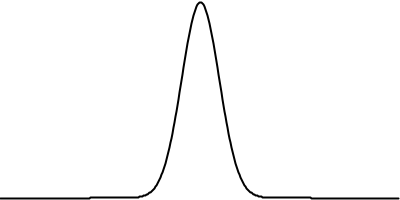
Frame 1 (no input)
Frame 60 (the mouse pressed at the canvas centre just before this capture): identical to frame 1, image omitted
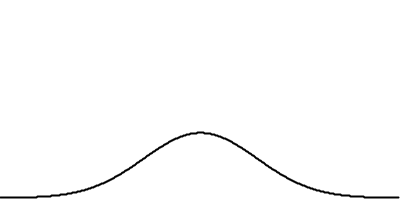
Frame 120 (the mouse held since frame 60 and released just before this capture)

The Processing sketch that drew these frames (run headless with seeded random() and noise(); from frame 60 on, the mouse is pressed at the canvas centre):

// Processing sketch: sketch_160316d
// ── sketch_160316d.pde

float[] heights;


void setup() {

  size(400, 200);

  smooth();

}


void draw() {

  background(255);

  float e = 2.71828183;                       

  float[] heights = new float[width];           

  float m = 0;                                  

  float sd = map(mouseX,0,width,0.4,2);     

  for (int i = 0; i < heights.length; i++) {

    float xcoord = map(i,0,width,-3,3);

    float sq2pi = sqrt(2*PI);                   

    float xmsq = -1*(xcoord-m)*(xcoord-m);      

    float sdsq = sd*sd;                         

    heights[i] = (1 / (sd * sq2pi)) * (pow(e, (xmsq/sdsq)));  

  }


  stroke(0);

  strokeWeight(2);

  noFill();

  beginShape();

  for (int i = 0; i < heights.length-1; i++) {

    float x = i; 

    float y = map(heights[i], 0, 1, height-2, 2);

    vertex(x, y);

  }

  endShape();

}
